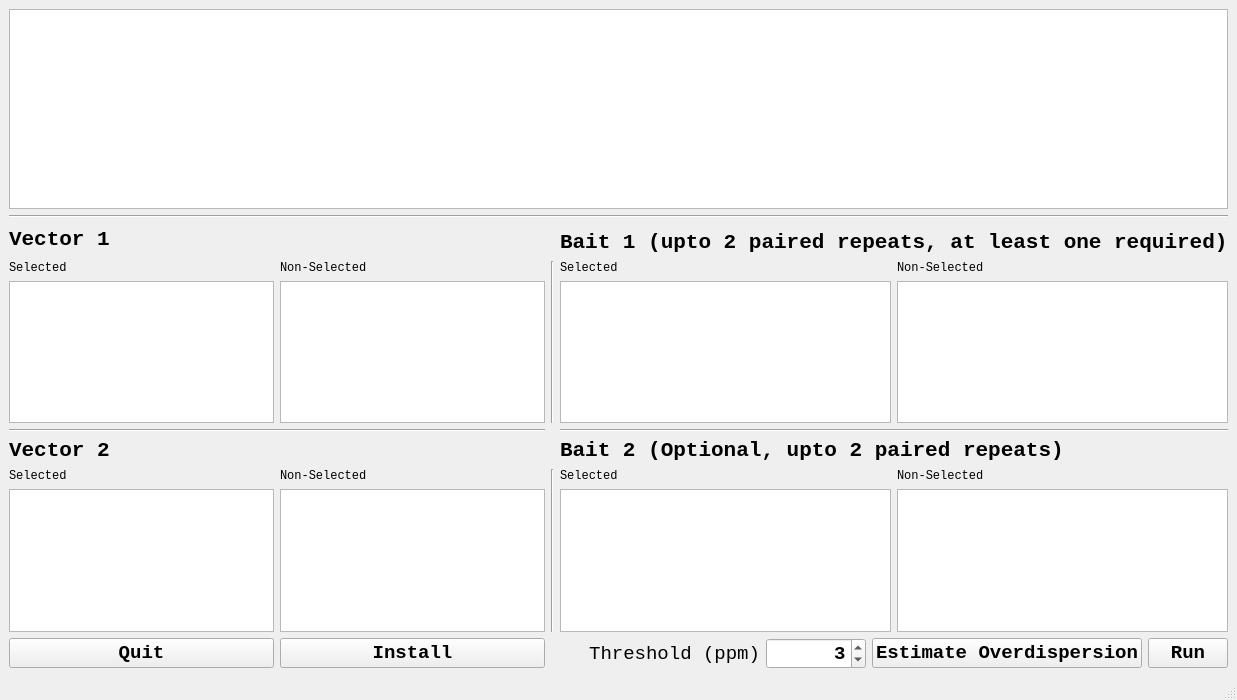
<?xml version="1.0" encoding="UTF-8"?>
<ui version="4.0">
 <class>MainWindow</class>
 <widget class="QMainWindow" name="MainWindow">
  <property name="geometry">
   <rect>
    <x>0</x>
    <y>0</y>
    <width>1237</width>
    <height>700</height>
   </rect>
  </property>
  <property name="minimumSize">
   <size>
    <width>1237</width>
    <height>700</height>
   </size>
  </property>
  <property name="maximumSize">
   <size>
    <width>1237</width>
    <height>700</height>
   </size>
  </property>
  <property name="windowTitle">
   <string>Stat Maker</string>
  </property>
  <widget class="QWidget" name="centralwidget">
   <layout class="QGridLayout" name="gridLayout">
    <item row="1" column="0" colspan="5">
     <widget class="Line" name="line">
      <property name="orientation">
       <enum>Qt::Horizontal</enum>
      </property>
     </widget>
    </item>
    <item row="4" column="0" colspan="2">
     <layout class="QVBoxLayout" name="verticalLayout_2">
      <item>
       <layout class="QHBoxLayout" name="horizontalLayout_4">
        <item>
         <widget class="QLabel" name="label_6">
          <property name="font">
           <font>
            <family>Courier New</family>
           </font>
          </property>
          <property name="text">
           <string>Selected</string>
          </property>
         </widget>
        </item>
        <item>
         <widget class="QLabel" name="label_7">
          <property name="font">
           <font>
            <family>Courier New</family>
           </font>
          </property>
          <property name="text">
           <string>Non-Selected</string>
          </property>
         </widget>
        </item>
       </layout>
      </item>
      <item>
       <layout class="QHBoxLayout" name="horizontalLayout_2">
        <item>
         <widget class="CustomListView" name="vec1_sel_list">
          <property name="font">
           <font>
            <family>Courier New</family>
           </font>
          </property>
          <property name="dragDropMode">
           <enum>QAbstractItemView::DragDrop</enum>
          </property>
          <property name="iconSize">
           <size>
            <width>32</width>
            <height>32</height>
           </size>
          </property>
         </widget>
        </item>
        <item>
         <widget class="CustomListView" name="vec1_nonsel_list">
          <property name="font">
           <font>
            <family>Courier New</family>
           </font>
          </property>
          <property name="dragDropMode">
           <enum>QAbstractItemView::DragDrop</enum>
          </property>
          <property name="iconSize">
           <size>
            <width>32</width>
            <height>32</height>
           </size>
          </property>
          <property name="wordWrap">
           <bool>false</bool>
          </property>
         </widget>
        </item>
       </layout>
      </item>
     </layout>
    </item>
    <item row="4" column="2">
     <widget class="Line" name="line_5">
      <property name="orientation">
       <enum>Qt::Vertical</enum>
      </property>
     </widget>
    </item>
    <item row="4" column="3" colspan="2">
     <layout class="QVBoxLayout" name="verticalLayout_3">
      <item>
       <layout class="QHBoxLayout" name="horizontalLayout_6">
        <item>
         <widget class="QLabel" name="label_4">
          <property name="font">
           <font>
            <family>Courier New</family>
           </font>
          </property>
          <property name="text">
           <string>Selected</string>
          </property>
         </widget>
        </item>
        <item>
         <widget class="QLabel" name="label_5">
          <property name="font">
           <font>
            <family>Courier New</family>
           </font>
          </property>
          <property name="text">
           <string>Non-Selected</string>
          </property>
         </widget>
        </item>
       </layout>
      </item>
      <item>
       <layout class="QHBoxLayout" name="horizontalLayout_5">
        <item>
         <widget class="CustomListView" name="bait1_sel_list">
          <property name="font">
           <font>
            <family>Courier New</family>
           </font>
          </property>
          <property name="dragDropMode">
           <enum>QAbstractItemView::DragDrop</enum>
          </property>
          <property name="defaultDropAction">
           <enum>Qt::MoveAction</enum>
          </property>
          <property name="iconSize">
           <size>
            <width>32</width>
            <height>32</height>
           </size>
          </property>
         </widget>
        </item>
        <item>
         <widget class="CustomListView" name="bait1_nonsel_list">
          <property name="font">
           <font>
            <family>Courier New</family>
           </font>
          </property>
          <property name="dragDropMode">
           <enum>QAbstractItemView::DragDrop</enum>
          </property>
          <property name="iconSize">
           <size>
            <width>32</width>
            <height>32</height>
           </size>
          </property>
         </widget>
        </item>
       </layout>
      </item>
     </layout>
    </item>
    <item row="5" column="0" colspan="2">
     <widget class="Line" name="line_2">
      <property name="orientation">
       <enum>Qt::Horizontal</enum>
      </property>
     </widget>
    </item>
    <item row="5" column="3" colspan="2">
     <widget class="Line" name="line_3">
      <property name="orientation">
       <enum>Qt::Horizontal</enum>
      </property>
     </widget>
    </item>
    <item row="7" column="0" colspan="2">
     <layout class="QVBoxLayout" name="verticalLayout_5">
      <item>
       <layout class="QHBoxLayout" name="horizontalLayout_9">
        <item>
         <widget class="QLabel" name="label_10">
          <property name="font">
           <font>
            <family>Courier New</family>
           </font>
          </property>
          <property name="text">
           <string>Selected</string>
          </property>
         </widget>
        </item>
        <item>
         <widget class="QLabel" name="label_11">
          <property name="font">
           <font>
            <family>Courier New</family>
           </font>
          </property>
          <property name="text">
           <string>Non-Selected</string>
          </property>
         </widget>
        </item>
       </layout>
      </item>
      <item>
       <layout class="QHBoxLayout" name="horizontalLayout_10">
        <item>
         <widget class="CustomListView" name="vec2_sel_list">
          <property name="font">
           <font>
            <family>Courier New</family>
           </font>
          </property>
          <property name="dragDropMode">
           <enum>QAbstractItemView::DragDrop</enum>
          </property>
          <property name="iconSize">
           <size>
            <width>32</width>
            <height>32</height>
           </size>
          </property>
         </widget>
        </item>
        <item>
         <widget class="CustomListView" name="vec2_nonsel_list">
          <property name="font">
           <font>
            <family>Courier New</family>
           </font>
          </property>
          <property name="dragDropMode">
           <enum>QAbstractItemView::DragDrop</enum>
          </property>
          <property name="iconSize">
           <size>
            <width>32</width>
            <height>32</height>
           </size>
          </property>
         </widget>
        </item>
       </layout>
      </item>
     </layout>
    </item>
    <item row="7" column="2">
     <widget class="Line" name="line_6">
      <property name="orientation">
       <enum>Qt::Vertical</enum>
      </property>
     </widget>
    </item>
    <item row="7" column="3" colspan="2">
     <layout class="QVBoxLayout" name="verticalLayout_4">
      <item>
       <layout class="QHBoxLayout" name="horizontalLayout_8">
        <item>
         <widget class="QLabel" name="label_8">
          <property name="font">
           <font>
            <family>Courier New</family>
           </font>
          </property>
          <property name="text">
           <string>Selected</string>
          </property>
         </widget>
        </item>
        <item>
         <widget class="QLabel" name="label_9">
          <property name="font">
           <font>
            <family>Courier New</family>
           </font>
          </property>
          <property name="text">
           <string>Non-Selected</string>
          </property>
         </widget>
        </item>
       </layout>
      </item>
      <item>
       <layout class="QHBoxLayout" name="horizontalLayout_7">
        <item>
         <widget class="CustomListView" name="bait2_sel_list">
          <property name="font">
           <font>
            <family>Courier New</family>
           </font>
          </property>
          <property name="dragDropMode">
           <enum>QAbstractItemView::DragDrop</enum>
          </property>
          <property name="iconSize">
           <size>
            <width>32</width>
            <height>32</height>
           </size>
          </property>
         </widget>
        </item>
        <item>
         <widget class="CustomListView" name="bait2_nonsel_list">
          <property name="font">
           <font>
            <family>Courier New</family>
           </font>
          </property>
          <property name="dragDropMode">
           <enum>QAbstractItemView::DragDrop</enum>
          </property>
          <property name="iconSize">
           <size>
            <width>32</width>
            <height>32</height>
           </size>
          </property>
         </widget>
        </item>
       </layout>
      </item>
     </layout>
    </item>
    <item row="8" column="0">
     <widget class="QPushButton" name="quit_btn">
      <property name="font">
       <font>
        <family>Courier New</family>
        <pointsize>14</pointsize>
        <bold>true</bold>
       </font>
      </property>
      <property name="text">
       <string>Quit</string>
      </property>
     </widget>
    </item>
    <item row="8" column="1">
     <widget class="QPushButton" name="install_btn">
      <property name="font">
       <font>
        <family>Courier New</family>
        <pointsize>14</pointsize>
        <bold>true</bold>
       </font>
      </property>
      <property name="text">
       <string>Install</string>
      </property>
     </widget>
    </item>
    <item row="8" column="3">
     <layout class="QHBoxLayout" name="horizontalLayout">
      <item>
       <widget class="QLabel" name="label_19">
        <property name="font">
         <font>
          <family>Courier New</family>
          <pointsize>14</pointsize>
         </font>
        </property>
        <property name="text">
         <string>Threshold (ppm)</string>
        </property>
        <property name="alignment">
         <set>Qt::AlignRight|Qt::AlignTrailing|Qt::AlignVCenter</set>
        </property>
       </widget>
      </item>
      <item>
       <widget class="QSpinBox" name="threshold_sbx">
        <property name="maximumSize">
         <size>
          <width>100</width>
          <height>16777215</height>
         </size>
        </property>
        <property name="font">
         <font>
          <family>Courier New</family>
          <pointsize>14</pointsize>
          <bold>true</bold>
         </font>
        </property>
        <property name="alignment">
         <set>Qt::AlignRight|Qt::AlignTrailing|Qt::AlignVCenter</set>
        </property>
        <property name="minimum">
         <number>0</number>
        </property>
        <property name="maximum">
         <number>300</number>
        </property>
        <property name="singleStep">
         <number>3</number>
        </property>
        <property name="value">
         <number>3</number>
        </property>
       </widget>
      </item>
     </layout>
    </item>
    <item row="8" column="4">
     <layout class="QHBoxLayout" name="horizontalLayout_15">
      <item>
       <widget class="QPushButton" name="overdisp_btn">
        <property name="font">
         <font>
          <family>Courier New</family>
          <pointsize>14</pointsize>
          <bold>true</bold>
         </font>
        </property>
        <property name="text">
         <string>Estimate Overdispersion</string>
        </property>
       </widget>
      </item>
      <item>
       <widget class="QPushButton" name="run_btn">
        <property name="enabled">
         <bool>true</bool>
        </property>
        <property name="font">
         <font>
          <family>Courier New</family>
          <pointsize>14</pointsize>
          <bold>true</bold>
         </font>
        </property>
        <property name="text">
         <string>Run</string>
        </property>
       </widget>
      </item>
     </layout>
    </item>
    <item row="0" column="0" colspan="5">
     <widget class="CustomListView" name="file_list">
      <property name="minimumSize">
       <size>
        <width>0</width>
        <height>200</height>
       </size>
      </property>
      <property name="font">
       <font>
        <family>Courier New</family>
        <pointsize>14</pointsize>
       </font>
      </property>
      <property name="dragEnabled">
       <bool>true</bool>
      </property>
      <property name="dragDropMode">
       <enum>QAbstractItemView::DragOnly</enum>
      </property>
      <property name="alternatingRowColors">
       <bool>true</bool>
      </property>
      <property name="selectionMode">
       <enum>QAbstractItemView::SingleSelection</enum>
      </property>
      <property name="iconSize">
       <size>
        <width>20</width>
        <height>20</height>
       </size>
      </property>
     </widget>
    </item>
    <item row="3" column="3" colspan="2">
     <widget class="QLabel" name="label_2">
      <property name="font">
       <font>
        <family>Courier New</family>
        <pointsize>16</pointsize>
        <bold>true</bold>
       </font>
      </property>
      <property name="text">
       <string>Bait 1 (upto 2 paired repeats, at least one required)</string>
      </property>
     </widget>
    </item>
    <item row="6" column="3" colspan="2">
     <widget class="QLabel" name="label_3">
      <property name="font">
       <font>
        <family>Courier New</family>
        <pointsize>16</pointsize>
        <bold>true</bold>
       </font>
      </property>
      <property name="text">
       <string>Bait 2 (Optional, upto 2 paired repeats)</string>
      </property>
     </widget>
    </item>
    <item row="6" column="0" colspan="2">
     <widget class="QLabel" name="label_16">
      <property name="font">
       <font>
        <family>Courier New</family>
        <pointsize>16</pointsize>
        <bold>true</bold>
       </font>
      </property>
      <property name="text">
       <string>Vector 2</string>
      </property>
     </widget>
    </item>
    <item row="2" column="0" rowspan="2" colspan="2">
     <widget class="QLabel" name="label">
      <property name="font">
       <font>
        <family>Courier New</family>
        <pointsize>16</pointsize>
        <bold>true</bold>
       </font>
      </property>
      <property name="text">
       <string>Vector 1</string>
      </property>
     </widget>
    </item>
   </layout>
  </widget>
  <widget class="QStatusBar" name="statusbar"/>
 </widget>
 <customwidgets>
  <customwidget>
   <class>CustomListView</class>
   <extends>QListWidget</extends>
   <header>customlistview.h</header>
  </customwidget>
 </customwidgets>
 <resources/>
 <connections>
  <connection>
   <sender>quit_btn</sender>
   <signal>clicked()</signal>
   <receiver>MainWindow</receiver>
   <slot>close()</slot>
   <hints>
    <hint type="sourcelabel">
     <x>205</x>
     <y>638</y>
    </hint>
    <hint type="destinationlabel">
     <x>618</x>
     <y>349</y>
    </hint>
   </hints>
  </connection>
 </connections>
</ui>
